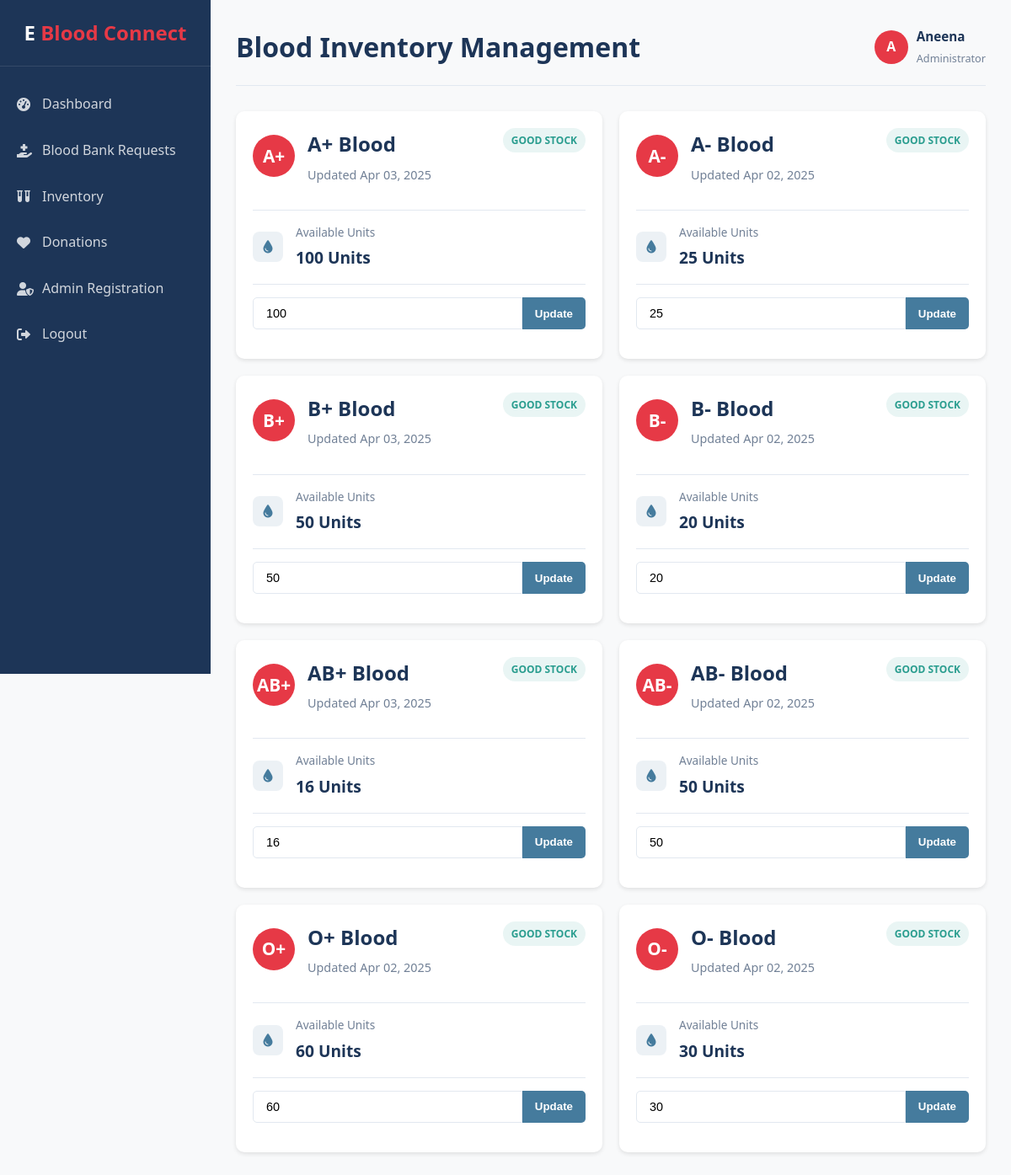
/admin/blood_inventory.php (signed in), run on the app's committed database.
### tables this page shows
CREATE TABLE IF NOT EXISTS `blood_bank` (
  `id` int NOT NULL AUTO_INCREMENT,
  `blood_type` enum('A+','A-','B+','B-','AB+','AB-','O+','O-') NOT NULL,
  `units` int NOT NULL DEFAULT '0',
  `last_updated` timestamp NULL DEFAULT CURRENT_TIMESTAMP ON UPDATE CURRENT_TIMESTAMP,
  PRIMARY KEY (`id`),
  UNIQUE KEY `blood_type` (`blood_type`)
);

### includes/db.php (called while the page is built, shortened)
<?php
$host = 'localhost';
$dbname = 'ebloodconnect';
$username = 'root';
$password = '';
try {
    $db = new PDO("mysql:host=$host;dbname=$dbname", $username, $password);
    $db->setAttribute(PDO::ATTR_ERRMODE, PDO::ERRMODE_EXCEPTION);
    $db->setAttribute(PDO::ATTR_DEFAULT_FETCH_MODE, PDO::FETCH_ASSOC);
} catch(PDOException $e) {
    die("Connection failed: " . $e->getMessage());
}
function executeQuery($sql, $params = []) {
    global $db;
    try {
        $stmt = $db->prepare($sql);
        $stmt->execute($params);
        return $stmt;
    } catch(PDOException $e) {
        die("Query failed: " . $e->getMessage());
    }
}
function fetchAll($sql, $params = []) {
    $stmt = executeQuery($sql, $params);
    return $stmt->fetchAll();
}
?>

### admin/blood_inventory.php (the view, shortened to what this page needs)
<?php
require_once '../includes/db.php';
$adminName = $_SESSION['admin_name'];
$sql = "SELECT * FROM blood_bank ORDER BY blood_type";
$bloodInventory = fetchAll($sql);
?>
<!DOCTYPE html>
<html lang="en">
<head>
    <link rel="stylesheet" href="../css/style.css">
    <link rel="stylesheet" href="https://cdnjs.cloudflare.com/ajax/libs/font-awesome/6.0.0-beta3/css/all.min.css">
</head>
<body>
    <div class="admin-container">
        <div class="admin-sidebar">
            <div class="admin-logo">
                E <span>Blood Connect</span>
            </div>
            <ul class="admin-menu">
                <li><a href="dashboard.php"><i class="fas fa-tachometer-alt"></i> <span>Dashboard</span></a></li>
                <li><a href="blood_bank_requests.php"><i class="fas fa-hand-holding-medical"></i> <span>Blood Bank Requests</span></a></li>
                <li class="active"><a href="blood_inventory.php"><i class="fas fa-vials"></i> <span>Inventory</span></a></li>
                <li><a href="donations.php"><i class="fas fa-heart"></i> <span>Donations</span></a></li>
                <li><a href="admin_register.php"><i class="fas fa-user-shield"></i> <span>Admin Registration</span></a></li>
                <li><a href="logout.php"><i class="fas fa-sign-out-alt"></i> <span>Logout</span></a></li>
            </ul>
        </div>
        <div class="admin-content">
            <div class="admin-header">
                <h1>Blood Inventory Management</h1>
                <div class="admin-user">
                    <div class="admin-user-avatar">
                        <?php echo substr($adminName, 0, 1); ?>
                    </div>
                    <div class="admin-user-info">
                        <span><?php echo $adminName; ?></span>
                        <small>Administrator</small>
                    </div>
                </div>
            </div>
            <div class="inventory-grid">
                <?php if (empty($bloodInventory)): ?>
                    <div class="no-inventory-message">
                        <i class="fas fa-vial"></i>
                        <p>No blood inventory records found</p>
                    </div>
                <?php else: ?>
                    <?php foreach ($bloodInventory as $inventory): ?>
                        <?php
                            $statusClass = 'status-good';
                            $statusText = 'Good Stock';
                        ?>
                        <div class="inventory-card">
                            <div class="inventory-status <?php echo $statusClass; ?>"><?php echo $statusText; ?></div>
                            <div class="blood-type-header">
                                <div class="blood-badge"><?php echo htmlspecialchars($inventory['blood_type']); ?></div>
                                <div class="blood-info">
                                    <h2><?php echo htmlspecialchars($inventory['blood_type']); ?> Blood</h2>
                                    <p>Updated <?php echo isset($inventory['last_updated']) ? date('M d, Y', strtotime($inventory['last_updated'])) : 'N/A'; ?></p>
                                </div>
                            </div>
                            <div class="inventory-details">
                                <div class="inventory-stat">
                                    <div class="inventory-stat-icon">
                                        <i class="fas fa-tint"></i>
                                    </div>
                                    <div class="inventory-stat-info">
                                        <div class="inventory-stat-label">Available Units</div>
                                        <div class="inventory-stat-value"><?php echo htmlspecialchars($inventory['units']); ?> Units</div>
                                    </div>
                                </div>
                            </div>
                            <div class="update-form">
                                <form action="" method="POST">
                                    <div class="input-group">
                                        <input type="number" name="units" value="<?php echo htmlspecialchars($inventory['units']); ?>" min="0" required>
                                        <button type="submit" class="update-button" name="update_inventory">Update</button>
                                    </div>
                                </form>
                            </div>
                        </div>
                    <?php endforeach; ?>
                <?php endif; ?>
            </div>
        </div>
    </div>
</body>
</html>

### css/style.css (style rules this page uses)
:root { --primary-color: #e63946; --secondary-color: #457b9d; --dark-color: #1d3557; --light-color: #f1faee; --danger-color: #d62828; --success-color: #2a9d8f; --box-shadow: 0 5px 15px rgba(0, 0, 0, 0.1); }
* { margin: 0; padding: 0; box-sizing: border-box; }
body { font-family: 'Segoe UI', Tahoma, Geneva, Verdana, sans-serif; line-height: 1.6; background-color: #f8f9fa; color: #333; }
a { text-decoration: none; color: var(--dark-color); }

### admin/blood_inventory.php (style rules this page uses)
:root { --primary-color: #e63946; --secondary-color: #457b9d; --dark-color: #1d3557; --light-color: #f1faee; --success-color: #2a9d8f; --warning-color: #e9c46a; --danger-color: #d62828; }
body { background-color: #f8f9fa; font-family: 'Segoe UI', Tahoma, Geneva, Verdana, sans-serif; line-height: 1.6; color: #333; margin: 0; padding: 0; }
.admin-container { display: flex; min-height: 100vh; }
.admin-sidebar { width: 250px; background-color: var(--dark-color); color: white; position: fixed; height: 100vh; overflow-y: auto; z-index: 10; }
.admin-content { flex: 1; margin-left: 250px; padding: 30px; }
.admin-header { display: flex; justify-content: space-between; align-items: center; margin-bottom: 30px; padding-bottom: 20px; border-bottom: 1px solid #e2e8f0; }
.admin-header h1 { margin: 0; color: var(--dark-color); font-size: 2rem; }
.admin-user { display: flex; align-items: center; }
.admin-user-avatar { width: 40px; height: 40px; border-radius: 50%; background-color: var(--primary-color); color: white; display: flex; align-items: center; justify-content: center; margin-right: 10px; font-weight: 600; }
.admin-user-info { font-size: 0.95rem; }
.admin-user-info span { display: block; font-weight: 600; color: var(--dark-color); }
.admin-user-info small { color: #718096; }
.admin-logo { padding: 20px; text-align: center; font-size: 1.5rem; font-weight: 700; color: white; border-bottom: 1px solid rgba(255, 255, 255, 0.1); margin-bottom: 20px; }
.admin-logo span { color: var(--primary-color); }
.admin-menu { list-style: none; padding: 0; margin: 0; }
.admin-menu li { margin-bottom: 5px; }
.admin-menu a { display: flex; align-items: center; padding: 12px 20px; color: rgba(255, 255, 255, 0.8); text-decoration: none; transition: all 0.3s ease; }
.admin-menu a i { width: 20px; margin-right: 10px; }
.inventory-grid { display: grid; grid-template-columns: repeat(auto-fill, minmax(300px, 1fr)); gap: 20px; }
.inventory-card { background-color: white; border-radius: 10px; box-shadow: 0 2px 5px rgba(0, 0, 0, 0.1); padding: 20px; position: relative; display: flex; flex-direction: column; }
.blood-type-header { display: flex; align-items: center; margin-bottom: 15px; }
.blood-badge { width: 50px; height: 50px; background-color: var(--primary-color); color: white; border-radius: 50%; display: flex; align-items: center; justify-content: center; font-weight: 700; font-size: 1.3rem; margin-right: 15px; }
.blood-info h2 { margin: 0 0 5px 0; font-size: 1.5rem; color: var(--dark-color); }
.blood-info p { margin: 0; font-size: 0.9rem; color: #718096; }
.inventory-details { margin: 15px 0; padding: 15px 0; border-top: 1px solid #e2e8f0; border-bottom: 1px solid #e2e8f0; }
.inventory-stat { display: flex; align-items: center; margin-bottom: 10px; }
.inventory-stat:last-child { margin-bottom: 0; }
.inventory-stat-icon { width: 36px; height: 36px; border-radius: 8px; background-color: rgba(69, 123, 157, 0.1); color: var(--secondary-color); display: flex; align-items: center; justify-content: center; margin-right: 15px; }
.inventory-stat-info { flex: 1; }
.inventory-stat-label { font-size: 0.85rem; color: #718096; margin-bottom: 5px; }
.inventory-stat-value { font-size: 1.2rem; font-weight: 600; color: var(--dark-color); }
.inventory-status { position: absolute; top: 20px; right: 20px; font-size: 0.75rem; font-weight: 600; text-transform: uppercase; padding: 5px 10px; border-radius: 20px; }
.status-good { background-color: rgba(42, 157, 143, 0.1); color: var(--success-color); }
.update-form { margin-top: auto; }
.input-group { display: flex; margin-bottom: 15px; }
.input-group input { flex: 1; padding: 10px 15px; border: 1px solid #e2e8f0; border-radius: 5px 0 0 5px; font-size: 0.9rem; }
.update-button { background-color: var(--secondary-color); color: white; border: none; padding: 10px 15px; border-radius: 0 5px 5px 0; font-weight: 600; cursor: pointer; transition: all 0.3s ease; }

### data on the page
blood_bank: statusText "GOOD STOCK", blood_type "A+", last_updated "Apr 03, 2025", units "100"
blood_bank: statusText "GOOD STOCK", blood_type "A-", last_updated "Apr 02, 2025", units "25"
blood_bank: statusText "GOOD STOCK", blood_type "B+", last_updated "Apr 03, 2025", units "50"
blood_bank: statusText "GOOD STOCK", blood_type "B-", last_updated "Apr 02, 2025", units "20"
blood_bank: statusText "GOOD STOCK", blood_type "AB+", last_updated "Apr 03, 2025", units "16"
blood_bank: statusText "GOOD STOCK", blood_type "AB-", last_updated "Apr 02, 2025", units "50"
blood_bank: statusText "GOOD STOCK", blood_type "O+", last_updated "Apr 02, 2025", units "60"
blood_bank: statusText "GOOD STOCK", blood_type "O-", last_updated "Apr 02, 2025", units "30"

### other printed values
substr($adminName, 0, 1) "A"
$adminName "Aneena"
